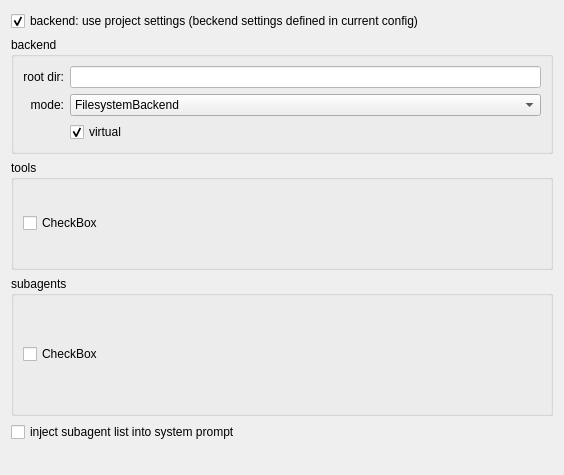
     <widget class="QWidget" name="tab_2">
      <attribute name="title">
       <string>Deepagents</string>
      </attribute>
      <layout class="QGridLayout" name="gridLayout">
       <item row="6" column="0">
        <spacer name="verticalSpacer_2">
         <property name="orientation">
          <enum>Qt::Vertical</enum>
         </property>
         <property name="sizeHint" stdset="0">
          <size>
           <width>542</width>
           <height>22</height>
          </size>
         </property>
        </spacer>
       </item>
       <item row="4" column="0">
        <widget class="QGroupBox" name="groupBox_2">
         <property name="minimumSize">
          <size>
           <width>0</width>
           <height>140</height>
          </size>
         </property>
         <property name="title">
          <string>subagents</string>
         </property>
         <layout class="QGridLayout" name="gridLayout_13">
          <item row="1" column="0">
           <widget class="QCheckBox" name="checkBoxDASubagents">
            <property name="text">
             <string>CheckBox</string>
            </property>
           </widget>
          </item>
         </layout>
        </widget>
       </item>
       <item row="2" column="0">
        <widget class="QGroupBox" name="groupBox_tools">
         <property name="minimumSize">
          <size>
           <width>0</width>
           <height>110</height>
          </size>
         </property>
         <property name="styleSheet">
          <string notr="true"/>
         </property>
         <property name="title">
          <string>tools</string>
         </property>
         <layout class="QGridLayout" name="gridLayout_6">
          <item row="0" column="0">
           <widget class="QCheckBox" name="checkBoxDATools">
            <property name="text">
             <string>CheckBox</string>
            </property>
           </widget>
          </item>
         </layout>
        </widget>
       </item>
       <item row="5" column="0">
        <widget class="QCheckBox" name="checkBoxSubagentsToPrompt">
         <property name="text">
          <string>inject subagent list into system prompt</string>
         </property>
        </widget>
       </item>
       <item row="1" column="0">
        <widget class="QGroupBox" name="groupBox">
         <property name="styleSheet">
          <string notr="true"/>
         </property>
         <property name="title">
          <string>backend</string>
         </property>
         <layout class="QGridLayout" name="gridLayout_8">
          <item row="0" column="1">
           <widget class="QLineEdit" name="lineEditDARootDir">
            <property name="styleSheet">
             <string notr="true">background-color: rgb(255, 255, 255);</string>
            </property>
           </widget>
          </item>
          <item row="1" column="1">
           <widget class="QComboBox" name="comboBoxDABackend">
            <property name="sizePolicy">
             <sizepolicy hsizetype="Expanding" vsizetype="Fixed">
              <horstretch>0</horstretch>
              <verstretch>0</verstretch>
             </sizepolicy>
            </property>
            <property name="styleSheet">
             <string notr="true"/>
            </property>
            <property name="editable">
             <bool>false</bool>
            </property>
            <item>
             <property name="text">
              <string>FilesystemBackend</string>
             </property>
            </item>
            <item>
             <property name="text">
              <string>StoreBackend</string>
             </property>
            </item>
            <item>
             <property name="text">
              <string>CompositeBackend</string>
             </property>
            </item>
            <item>
             <property name="text">
              <string>LocalShellBackend</string>
             </property>
            </item>
            <item>
             <property name="text">
              <string>StateBackend</string>
             </property>
            </item>
           </widget>
          </item>
          <item row="1" column="0">
           <widget class="QLabel" name="label_2">
            <property name="text">
             <string>mode:</string>
            </property>
            <property name="alignment">
             <set>Qt::AlignRight|Qt::AlignTrailing|Qt::AlignVCenter</set>
            </property>
           </widget>
          </item>
          <item row="0" column="0">
           <widget class="QLabel" name="label">
            <property name="text">
             <string>root dir:</string>
            </property>
            <property name="alignment">
             <set>Qt::AlignRight|Qt::AlignTrailing|Qt::AlignVCenter</set>
            </property>
           </widget>
          </item>
          <item row="2" column="1">
           <widget class="QCheckBox" name="checkBoxDABackendVirtual">
            <property name="text">
             <string>virtual</string>
            </property>
            <property name="checked">
             <bool>true</bool>
            </property>
           </widget>
          </item>
         </layout>
        </widget>
       </item>
       <item row="0" column="0">
        <widget class="QCheckBox" name="checkBoxBackendUseProject">
         <property name="text">
          <string>backend: use project settings (beckend settings defined in current config)</string>
         </property>
         <property name="checked">
          <bool>true</bool>
         </property>
        </widget>
       </item>
      </layout>
     </widget>
